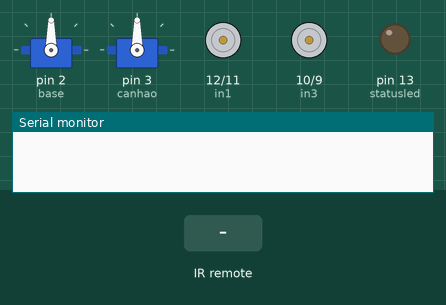
Bench run of a sketch on a simulated Arduino Uno, built with avr-gcc and run on an emulated ATmega328P. On the bench: 2 × servo, motor-driver pin pairs drawn as motors (green arrow = first pin HIGH = forward, orange = second pin HIGH = backward, longer = more drive, scaled by the enable pin), output pins drawn as LEDs (lit = HIGH), the last lines printed to the serial monitor. Inputs (shaded band) come from the test bench. Pins used as bus, display or sensor lines are not drawn.

Above: at 1.2 s.
1.3 s: infrared code 0xFF22DD received
At 2.4 s:
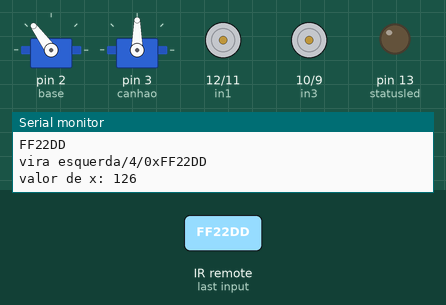
2.8 s: infrared code 0xFF629D received
At 3.6 s:
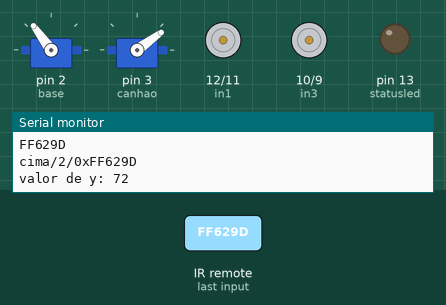
4.3 s: infrared code 0xFFC23D received
At 4.7 s:
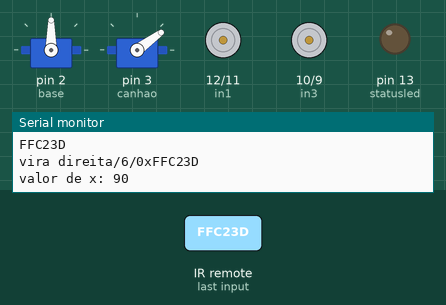
5.8 s: infrared code 0xFFA857 received
At 7.0 s:
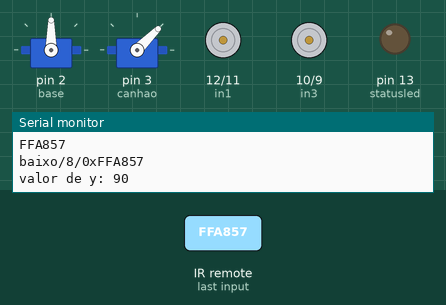
7.3 s: infrared code 0xFF18E7 received
8.8 s: infrared code 0xFF5AA5 received
Timing chart, 0 to 11.3 s (numbered marks = the images above; inputs shaded):
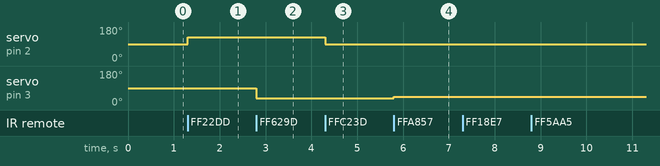

The sketch:

projeto_final_qualifica_df1.ino
```cpp
//fazer um buraco grande entre o carro e a base
//menor polo do motor é sentido horario e o maior antihoriario
//será no canhao = 3 e no base = 2
//codigo do carrinho controlado por infravermelho
//mostrando controlador no arduino
//https://www.instructables.com/Simple-CAR-Arduino-IR-Controlled/
//https://youtu.be/eTe2ZmOmkAU?si=yDcZKbcKzjvYuwAQ
//alterado o codigo do botão direita com o da esquerda
#include <IRremote.h>
#include <Servo.h>

//codigos do controle para o servo
//      cima/2/0xFF629D
//esquerda/4/0xFF22DD meio/5/0xFF02FD   direita/6/0xFFC23D
//      baixo/8/0xFFA857

int angulo1 = 90;
int angulo2 = 90;

Servo base;
Servo canhao;


char command;
int receiver_pin = 4;
int vcc = 5;
int gnd = 6;
int statusled = 13;
IRrecv irrecv(receiver_pin);
decode_results results;


int x = 90;
int y = 90;
//int test = map(x,0,1023,0,180);

//conect motor controller pins to Arduino digital pins
//motor A

int enA = 8;
int in1 = 12;
int in2 = 11;
//motor B
int enB = 7;
int in3 = 10;
int in4 = 9;

void setup() {
  Serial.begin(9600);
  irrecv.enableIRIn();
  pinMode(statusled,OUTPUT);
  digitalWrite(statusled,LOW);
  //set all the motor control pins to outputs
  pinMode(enA,OUTPUT);
  pinMode(enB,OUTPUT);
  pinMode(in1,OUTPUT);
  pinMode(in2,OUTPUT);
  pinMode(in3,OUTPUT);
  pinMode(in4,OUTPUT);
  pinMode(vcc,OUTPUT);
  pinMode(gnd,OUTPUT);
  //initializing vcc pin high
  digitalWrite(vcc,HIGH);


  base.attach(2);
  canhao.attach(3);
}

void loop(){
  //codigo dos servos
  // char terminal = Serial.read();


  if(irrecv.decode(&results)){
    digitalWrite(statusled,LOW);
    irrecv.resume();
    //Serial.println(results.value);
    unsigned int getting = (results.value);
    Serial.println(results.value,HEX);

    //move a base
      if(results.value == 0xFF22DD){
      Serial.println("vira esquerda/4/0xFF22DD");
      x += 36;
    if(x >= 180) x = 180;
    Serial.print("valor de x: ");
    Serial.println(x);
    angulo1 = map(x,0, 180,0, 180);
    //mover a base
    base.write(angulo1);
  };
  //move a base
    if(results.value == 0xFFC23D){
   Serial.println("vira direita/6/0xFFC23D");
    x -= 36;
    if(x <= 0) x = 0;
    Serial.print("valor de x: ");
    Serial.println(x);
    angulo1 = map(x,0, 180,0, 180);
    //mover a base
      base.write(angulo1);
  };

    //move o canhao
    if(results.value == 0xFF629D){
   Serial.println("cima/2/0xFF629D");
    y -= 18;
    if(y <= 0) y = 0;
    Serial.print("valor de y: ");
    Serial.println(y);
    //aqui passa da metade (90) do servo até 180
    angulo2 = map(y,0, 180,0, 90);
    //mover o canhao
      canhao.write(angulo2);
  };

        //move o canhao
    if(results.value == 0xFFA857){
   Serial.println("baixo/8/0xFFA857");
    y += 18;
    if(y >= 180) y = 180;
    Serial.print("valor de y: ");
    Serial.println(y);
    //aqui passa da metade (90) do servo até 180
    angulo2 = map(y,0, 180,0, 90);
    //mover o canhao
      canhao.write(angulo2);
  };


    if(results.value == 0xFF18E7){
      //type button 2 foward robot control
      //this function will run the both directions at fixed speed
      Serial.println("Button 2 frente");
      //turn on motor A
      digitalWrite(in1,HIGH);
      digitalWrite(in2,LOW);
      //set speed to 200 out of possible range 0-255
      analogWrite(enA,100);
      //turn on motor B
      digitalWrite(in3,HIGH);
      digitalWrite(in4,LOW);
      //set speed to 200 out of possible to range 0-255
      analogWrite(enB,100);

    }else if(results.value == 0xFF5AA5){
      //type 4 button turn left robot control
      //this function will run motor A in foward directions motor B stops
      Serial.println("Button 4 carro para a esquerdaaaaa");
      //turn on motor 4
      digitalWrite(in1,HIGH);
      digitalWrite(in2,LOW);
      //set speed to 200 out of possible range 0-255
      analogWrite(enA,100);
      //turn on motor B
      digitalWrite(in3,LOW);
      digitalWrite(in4,LOW);
      //set speed to 200 out of possible range 0-255
      analogWrite(enB,100);


    }else if(results.value == 0xFF30CF){
      //type button 1 rotate left robot control
      //motor A forward direction, B back directions
      Serial.println("Button turn right");
      //turn on motor A
      digitalWrite(in1,HIGH);
      digitalWrite(in2,LOW);
      //set speed to 200 out of possible range 0-255
      analogWrite(enA,100);
      //turn on motor B
      digitalWrite(in3,LOW);
      digitalWrite(in4,HIGH);
      //set speed to 200 out of possible range 0-255
      analogWrite(enB,100);

    }else if(results.value == 0xFF10EF){
      //6 turn right
      //this function will stop motor A, run B foward
      Serial.println("Button Turn Left carro para a Direitaaaaa");
      //turn on motor A
      digitalWrite(in1,LOW);
      digitalWrite(in2,LOW);
      //set speed to 200 out of possible range 0-255
      analogWrite(enA,100);
      //turn on motor B
      digitalWrite(in3,HIGH);
      digitalWrite(in4,LOW);
      //set speed to 200 out of possible range 0-255
      analogWrite(enB,100);

    }else if(results.value == 0xFF7A85){
      //type button 3 rotate right robot control
      //this function will run A backward, motor B foward
      //turn on motor A
      Serial.println("Button 3 rotate turn right");
      digitalWrite(in1,LOW);
      digitalWrite(in2,HIGH);
      //set speed to 200 out of possible range 0-255
      analogWrite(enA,100);
      //turn on motor B
      digitalWrite(in3,HIGH);
      digitalWrite(in4,LOW);
      //set speed to 200 out of possible range 0-255
      analogWrite(enB,100);

    }else if(results.value == 0xFF4AB5){
      //type button 8 backward
      //this function will run motor A and b backward
      //turn on motor A
      Serial.println("Ré");
      digitalWrite(in1,LOW);
      digitalWrite(in2,HIGH);
      //set speed to 200 out of possible range 0-255
      analogWrite(enA, 100);
      //turn on motor B
      digitalWrite(in3,LOW);
      digitalWrite(in4,HIGH);
      //set speed to 200 out of possbile range 0-255
      analogWrite(enB,100);

    }else if(results.value == 0xFF38C7){
    //type button 5 stop robot control
      //this function wil stop A and B
      //turn off motor A
      Serial.println("Stop!!!!");
      digitalWrite(in1,LOW);
      digitalWrite(in2,LOW);
      //set speed to 200 out of possible range 0-255
      analogWrite(enA,100);
      //turn off motor B
      digitalWrite(in3,LOW);
      digitalWrite(in4,LOW);
      //set speed to 200 out of possible range 0-255
      analogWrite(enB,100);
    }
}
}
```

Measured:
- after the input at 1.3 s, servo on pin 2 (base): 90° → 126° at once
- after the input at 2.8 s, servo on pin 3 (canhao): 90° → 36° at once
- after the input at 4.3 s, servo on pin 2 (base): 126° → 90° at once
- after the input at 5.8 s, servo on pin 3 (canhao): 36° → 45° at once
